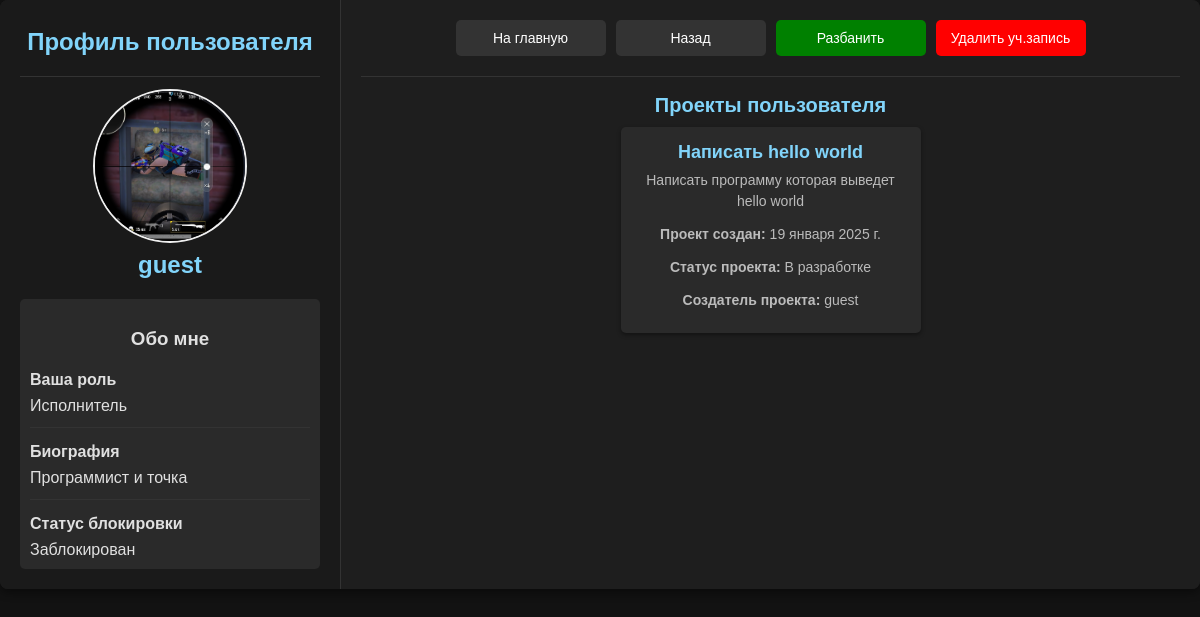
The app's page /admin_panel/2/ (signed in), older data.
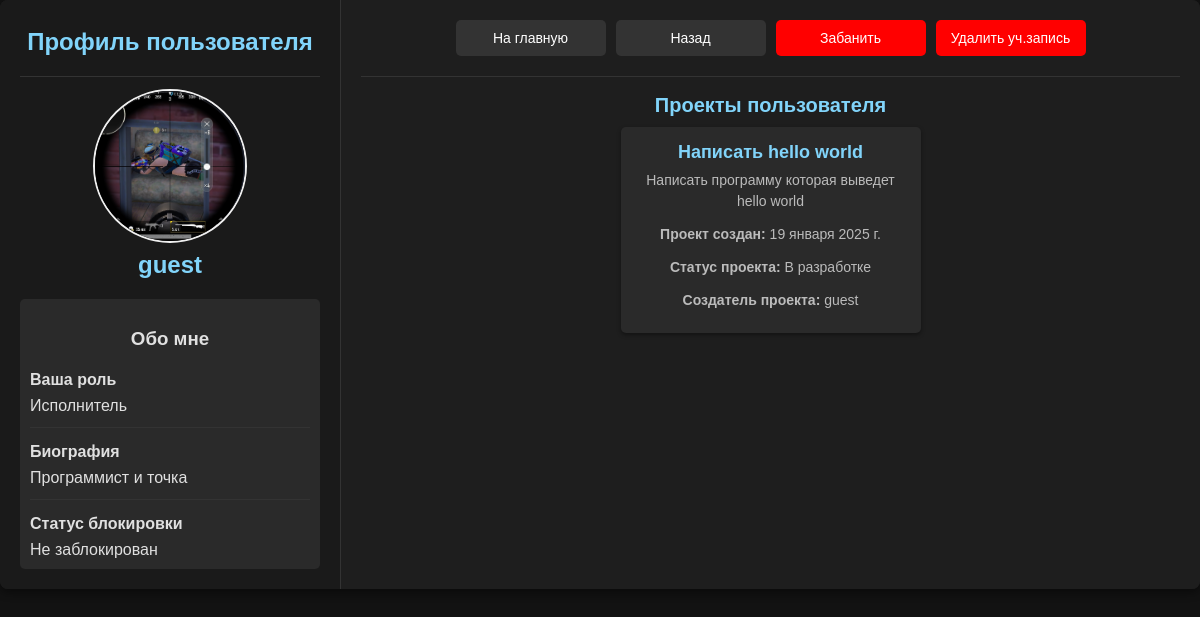
The same page, newer data.
### scp/models.py (models this page shows, shortened)
class Profile(models.Model):
    puser = models.OneToOneField(User, on_delete=models.CASCADE, related_name='profile', unique=True)
    bio = models.TextField(blank=True, null=True)
    avatar = models.ImageField(upload_to='./profile_avatars/', blank=True, null=True, default='./default/no_avatar.png')
    role = models.CharField(max_length=50, blank=True, choices=Role.ROLE_CHOICES, default='Исполнитель')
    account = models.BooleanField(default=False)  # Это поле отвечает за статус пользователя
    contacts = models.TextField(default='Контакты не указаны')
    status = models.CharField(max_length=50, choices=Status.BLACKLIST_CHOICES, default='Не заблокирован')
    telegram_url = models.URLField(max_length=255, blank=True, null=True, verbose_name='Telegram')
    github_url = models.URLField(max_length=255, blank=True, null=True, verbose_name='GitHub')

### scp/views.py (the view)
# urls.py: path('admin_panel/<int:user_id>/', views.admin_panel, name='admin_panel'), # Панель администратора
@login_required
def admin_panel(request, user_id):
    profiles = get_object_or_404(Profile, puser = user_id)
    projects = Project.objects.filter(owner = user_id)
    return render(request, 'scp/admin_panel.html', {'profile':profiles, 'projects':projects})

### scp/templates/scp/admin_panel.html (shortened to what this page needs)
{% load static %}
<!DOCTYPE html>
<html lang="ru">
<head>
    <link href="{% static 'scp/css/profile.css' %}" rel="stylesheet"/>
</head>
<body>
    <div class="container">
        <div class="left-container">
            <h1>Профиль пользователя</h1>
            <hr>
            {% if profile.avatar %}
                <div class="avatar-container">
                    <img src="{{ profile.avatar.url }}" alt="Profile Image" class="avatar"/>
                </div>
            {% else %}
                <p class="no-avatar">Нет загруженной аватарки.</p>
            {% endif %}
            <h1>{{ profile.puser }}</h1>
            <div class="profile-info">
                <h3>Обо мне</h3>
                <p><strong>Ваша роль</strong></p>
                {{ profile.role }}
                <hr>
                <p><strong>Биография</strong></p>
                {{ profile.bio }}
                <hr>
                <p><strong>Статус блокировки</strong></p>
                {{ profile.status }}
            </div>
        </div>
        <div class="right-container">
            <div class="button-form">
                <form method="post" action="{% url 'home' %}">
                    <button type="submit">На главную</button>
                </form>
                <button onclick="history.back()">Назад</button>
                {% if request.user != profile.puser %}
                    {% if profile.status == "Не заблокирован" %}
                        <form method="post" action="{% url 'ban_user' profile.puser.id%}">
                            <button type="submit" class="ban">Забанить</button>
                        </form>
                    {% endif %}
                    {% if profile.status == "Заблокирован" %}
                        <form method="post" action="{% url 'unban_user' profile.puser.id%}">
                            <button type="submit" class="unban">Разбанить</button>
                        </form>
                    {% endif %}
                    <a href="{% url 'delete_profile' profile.puser.id%}"><button type="submit" class="ban">Удалить уч.запись</button></a>
                {% endif %}
            </div>
            <hr>
            <div class="title-project">
                <h2>Проекты пользователя</h2>
            </div>
            <div class="projects-container">
                {% for project in projects %}
                    <form method="post" action="{% url 'info_project' project.id %}">
                        <button type="submit" class="project-btn">
                            <h3>{{ project.title }}</h3>
                            <p>{{ project.description }}</p>
                            <p><strong>Проект создан:</strong> {{ project.created_at }}</p>
                            <p><strong>Статус проекта:</strong> {{ project.status }}</p>
                            <p><strong>Создатель проекта:</strong> {{ project.owner }}</p>
                        </button>
                    </form>
                {% empty %}
                    <p class="empty">Проекты отсутствуют</p>
                {% endfor %}
            </div>
        </div>
    </div>
</body>
</html>

Row changes from the older to the newer data that the page shows:
changed Profile "Исполнитель": status "Заблокирован" → "Не заблокирован"
Text that changed along with them:
text no longer shown: "Разбанить"
text now shown: "Забанить"
